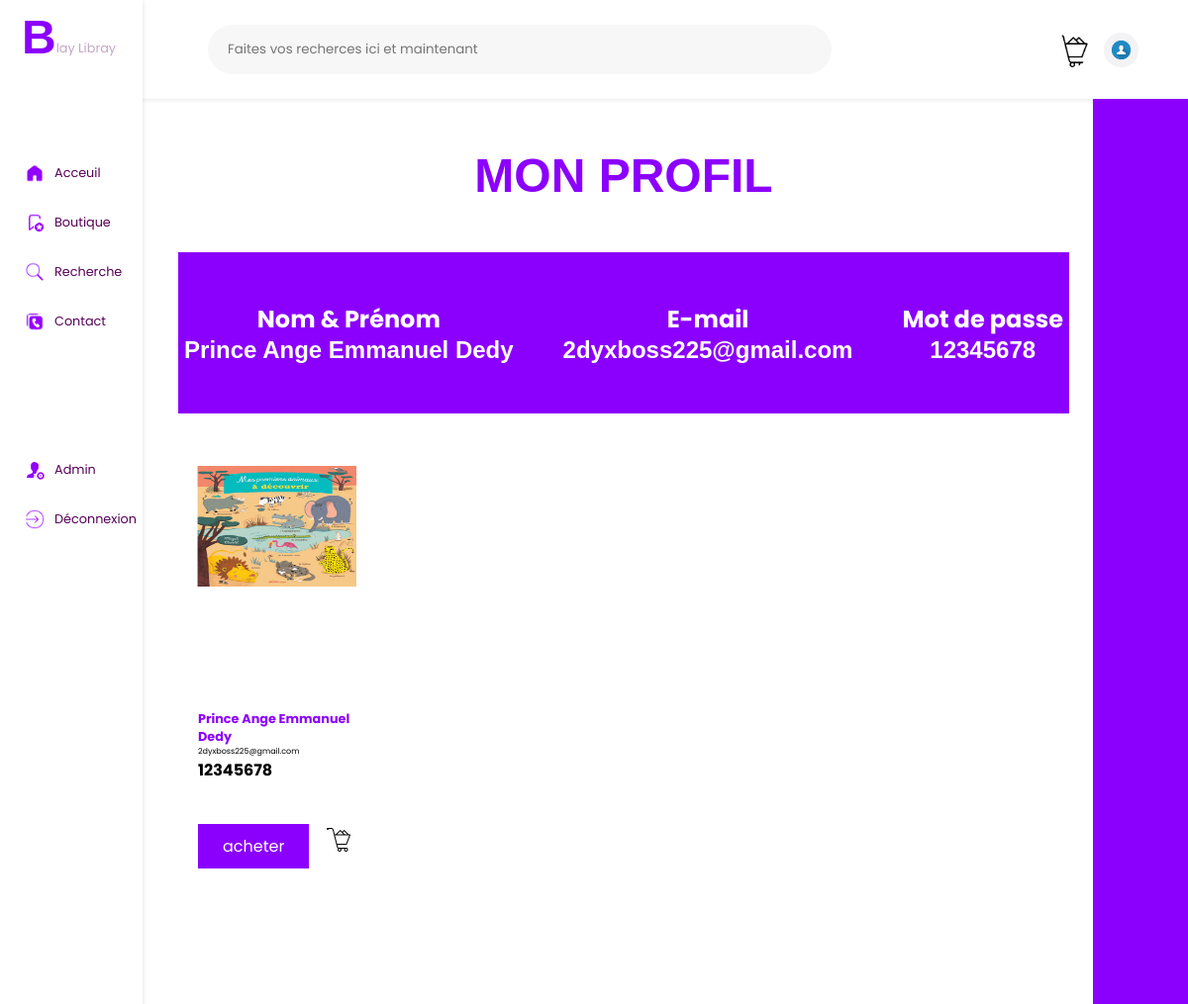
The app's page /useprid (upper part), older data.
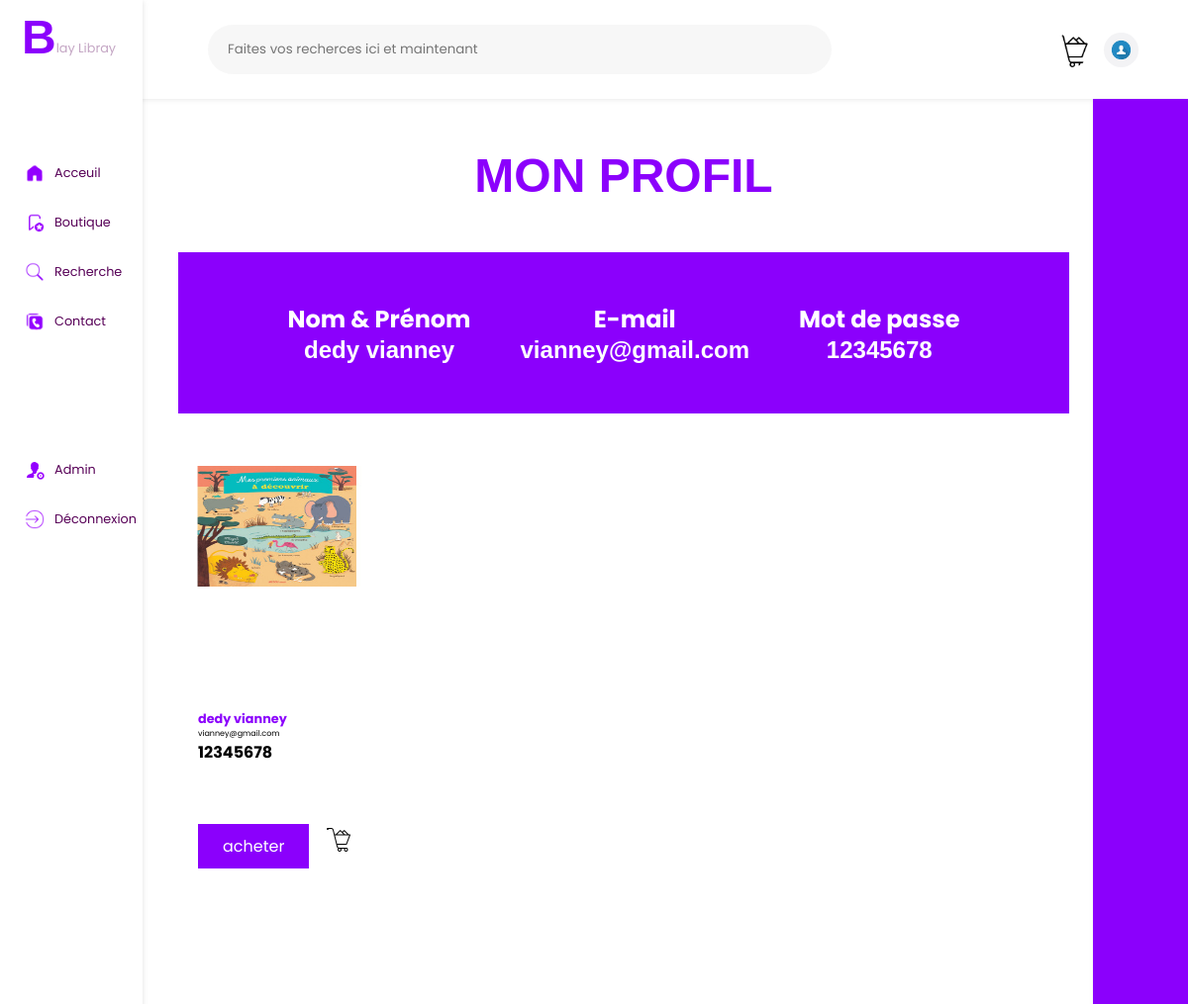
The same page, newer data.
### app.py (models this page shows, shortened)
class Connecter(db.Model):
    id = db.Column(db.Integer, primary_key = True)
    first_name = db.Column(db.String(20), unique = False , nullable = False)
    last_name = db.Column(db.String(20), unique = True , nullable = False)
    age = db.Column(db.String(8),nullable = False)

### app.py (the view)
@app.route('/useprid')
def useprid():
    user = Connecter.query.all()
    return render_template('useprid.html',user = user)

### templates/useprid.html (shortened to what this page needs)
<!DOCTYPE html>
<html lang="en">
<head>
    <link rel="stylesheet" href="static/CSS/achat.css">
</head>
<body>
    <div class="navhaut">
        <div class="reche1">
            <input type="text" name="" id="" placeholder="Faites vos recherces ici et maintenant">
        </div>
        <div class="reche2">
            <div class="notif">
            </div>
            <div class="panie">
                <a href="/panieruser"><p style="opacity: 0;">.</p></a>
            </div>
            <div class="profil" >
                <a href="/useprid"><p style="opacity: 0;">.</p></a>
            </div>
        </div>
    </div>
    <div class="navgauche">
        <div class="logo">
            <h1 style="padding-top: 10px;color: #8b00fc;font-size: 3rem;font-family: 'Trebuchet MS', 'Lucida Sans Unicode', 'Lucida Grande', 'Lucida Sans', Arial, sans-serif;">B</h1>
            <p style="font-size: 0.8rem;padding-top: 40px;color: rgb(196, 166, 196);">lay  Libray</p>
        </div>
        <div class="logo1">
            <img src="static/IMAGES/home-removebg-preview.png " style="filter: invert(10%) sepia(98%) saturate(6704%) hue-rotate(275deg) brightness(102%) contrast(120%);" height="20px" alt="">
            <a href="/home" style="font-size: 0.8rem;padding-left: 10px;text-decoration: none;color: #570057;">Acceuil</a>
        </div>
        <div class="logo1">
            <img src="static/IMAGES/bou-removebg-preview.png" style="filter: invert(10%) sepia(98%) saturate(6704%) hue-rotate(275deg) brightness(102%) contrast(120%);" height="20px" alt="">
            <a href="/achat" style="font-size: 0.8rem;padding-left: 10px;text-decoration: none;color: #570057;">Boutique</a>
        </div>
        <div class="logo1">
            <img src="static/IMAGES/loupe.png" style="filter: invert(10%) sepia(98%) saturate(6704%) hue-rotate(275deg) brightness(102%) contrast(120%);" height="20px" alt="">
            <a href="/recherche" style="font-size: 0.8rem;padding-left: 10px;text-decoration: none;color: #570057;">Recherche</a>
        </div>
        <div class="logo1">
            <img src="static/IMAGES/contac-removebg-preview.png" style="filter: invert(10%) sepia(98%) saturate(6704%) hue-rotate(275deg) brightness(102%) contrast(120%);" height="20px" alt="">
            <a href="" style="font-size: 0.8rem;padding-left: 10px;text-decoration: none;color: #570057;">Contact</a>
        </div>
        <div class="logo2">
            <img src="static/IMAGES/admmi-removebg-preview.png" style="filter: invert(10%) sepia(98%) saturate(6704%) hue-rotate(275deg) brightness(102%) contrast(120%);" height="20px" alt="">
            <a href="/profil" style="font-size: 0.8rem;padding-left: 10px;text-decoration: none;color: #570057;">Admin</a>
        </div>
        <div class="logo3">
            <img src="static/IMAGES/dec-removebg-preview.png" style="filter: invert(10%) sepia(98%) saturate(6704%) hue-rotate(275deg) brightness(102%) contrast(120%);" height="20px" alt="">
            <a href="/sprome" style="padding-left: 10px;text-decoration: none;color: #570057;font-size: 0.8rem;">Déconnexion</a>
        </div>
    </div>
    <div class="navdroite">
    </div>
    <div class="page12">
        <h1 style="text-align: center;color: #8b00fc;font-size: 3rem;font-family: 'Trebuchet MS', 'Lucida Sans Unicode', 'Lucida Grande', 'Lucida Sans', Arial, sans-serif;padding-bottom: 50px;">MON PROFIL</h1>
        <div class="liv" >
            {% for data in user %}
            <h1 style="text-align: center;color: white;font-size: 1.5rem;font-family: 'Trebuchet MS', 'Lucida Sans Unicode', 'Lucida Grande', 'Lucida Sans', Arial, sans-serif;"> <span>Nom & Prénom</span> <br> {{data.first_name}}</h1>
            <h1 style="text-align: center;color: white;font-size: 1.5rem;font-family: 'Trebuchet MS', 'Lucida Sans Unicode', 'Lucida Grande', 'Lucida Sans', Arial, sans-serif;"><span>E-mail</span> <br>{{data.last_name}}</h1>
            <h1 style="text-align: center;color: white;font-size: 1.5rem;font-family: 'Trebuchet MS', 'Lucida Sans Unicode', 'Lucida Grande', 'Lucida Sans', Arial, sans-serif;"><span >Mot de passe</span> <br>{{data.age}}</h1>
            {% endfor %}
        </div>
        <div class="livres">
            {% for data in user %}
            <div class="livre1">
                <div class="livr1">
                    <img src="{{url_for('static', filename='IMAGES/nom.jpg')}}" width="100%" height="50%" alt="">
                </div>
                <div class="livr12">
                    <h1 style="font-size: 0.8rem;text-align: start;color: #8b00fc;">{{data.first_name}}</h1>
                    <p style="font-size:0.5rem;">{{data.last_name}}</p>
                    <h1 style="font-size: 1rem;">{{data.age}}</h1>
                </div>
                <div class="livr123">
                    <a href="/delete/{{data.id}}" class="achat">acheter</a>
                    <a href="">
                        <img src="../image/panierr.png" width="30px" style="padding-bottom: 10px;padding-right: 5px;" alt="">
                    </a>
                </div>
            </div>
            {% endfor %}
        </div>
    </div>
</body>
</html>

### static/CSS/achat.css (style rules this page uses)
* { box-sizing: border-box; margin: 0; padding: 0; font-family: 'Poppins', sans-serif; }
input { outline: none; border: none; background-color: rgba(209, 209, 209, 0.178); border-radius: 20px; padding-left: 20px; color: white; }
body { background-color: white; }
.navhaut { height: 100px; width: 100%; background-color: white; position: fixed; top: 0; display: flex; box-shadow: 1px 1px 5px 0.2px rgba(128, 128, 128, 0.212); }
.reche1 { height: 100%; width: 70%; background-color: white; display: flex; justify-content: end; align-items: center; }
.reche2 { height: 100%; width: 30%; background-color: white; display: flex; gap: 15px; align-items: center; justify-content: end; padding-right: 50px; }
.notif { height: 35px; width: 35px; background-color: white; border-radius: 100%; }
.panie { height: 35px; width: 35px; background: url(../IMAGES/panierr.png) 50% no-repeat; background-size: cover; border-radius: 100%; }
.profil { height: 35px; width: 35px; background: url(../IMAGES/trsd.jpg) 50% no-repeat; background-size: cover; border-radius: 100%; }
.reche1 input { height: 50px; width: 75%; border-radius: 100px; background-color: rgba(209, 209, 209, 0.178); color: gray; }
.logo { height: 100px; width: 100%; background-color: white; display: flex; align-items: start; justify-content: start; margin-bottom: 50px; padding-left: 22px; }
.logo1 { height: 50px; width: 100%; background-color: white; display: flex; align-items: center; justify-content: start; padding-left: 25px; }
.logo2 { height: 50px; width: 100%; background-color: white; display: flex; align-items: center; justify-content: start; padding-left: 25px; margin-top: 100px; }
.logo3 { height: 50px; width: 100%; background-color: white; display: flex; align-items: center; justify-content: start; padding-left: 25px; }
.navgauche { height: 2000px; width: 12%; background-color: white; position: fixed; top: 0; box-shadow: 1px 1px 5px 0.2px rgba(128, 128, 128, 0.212); }
.navdroite { height: 2000px; width: 8%; background-color: rgb(139, 0, 252); position: fixed; right: 0; top: 100.2px; box-shadow: 1px 1px 5px 0.2px rgba(128, 128, 128, 0.212); }
.page12 { padding-top: 150px; padding-left: 15%; padding-right: 10%; height: 2000px; width: 100%; background-color: white; box-shadow: 1px 1px 5px 1px rgba(128, 128, 128, 0.212); }
.liv { margin-bottom: 50px; display: flex; flex-wrap: wrap; align-items: center; justify-content: center; width: 100%; padding-top: 50px; padding-bottom: 50px; gap: 50px; background-color: rgb(139, 0, 252); }
.livres { margin-bottom: 50px; display: flex; flex-wrap: wrap; align-items: center; justify-content: start; width: 100%; background-color: white; }
.livre1 { margin-bottom: 30px; width: 200px; background-color: white; }
.livr1 { text-align: start; height: 250px; background-color: white; border: 3px solid white; width: 100%; }
.livr12 { text-align: start; height: 50px; width: 80%; margin: auto; background-color: white; }
.livr123 { display: flex; align-items: end; padding-bottom: 10px; justify-content: space-between; height: 120px; width: 80%; margin: auto; background-color: white; }
.livr123 a.achat { padding: 10px 25px; color: white; text-decoration: none; background-color: rgb(139, 0, 252); }

Row changes from the older to the newer data that the page shows:
changed Connecter: first_name "Prince Ange Emmanuel Dedy" → "dedy vianney"; last_name "2dyxboss225@gmail.com" → "vianney@gmail.com"
